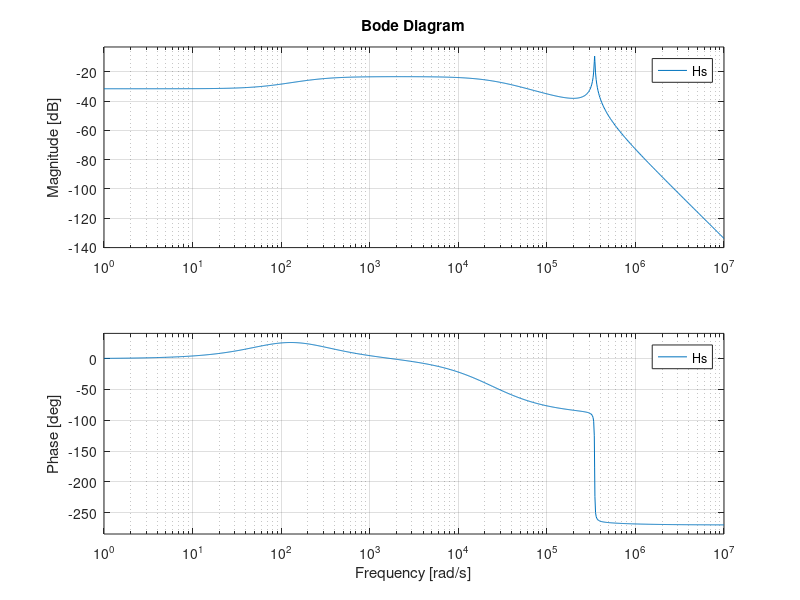

The MATLAB script that drew this image: (Note: this script raises an error after producing the figure.)
a = 4e-6;
J = 0.498e-7;
C = 100e-9;
% L = 63e-3;
L = 100e-6;
Km = 0.00966;
Rm = 14.6;
Lm = 5.02e-4;

num = [J,  a];
den = [L*C*Lm*J,  L*C*(Lm*a + Rm*J),  (L*J + L*C*Rm*a + Lm*J),  (Lm*a + Rm*J + L*a),  (Km*Km + Rm*a)];

Hs = tf(num, den);

% Analyse des pôles
disp('Pôles de la fonction de transfert:');
poles = pole(Hs);
disp(poles);

% Analyse des zéros
zeros = zero(Hs);
disp('Zéros de la fonction de transfert:');
disp(zeros);

figure;
bode(Hs);

% Calcul de la bande passante et fréquence de coupure
bw = bandwidth(Hs); % wc: pulsation (rad/s), bw: bande passante (Hz)
wc = 2*pi*bw;

fprintf('Pulsation de coupure (MATLAB): %.2f rad/s\n', wc);
fprintf('Fréquence de coupure (MATLAB): %.2f Hz\n', bw);


